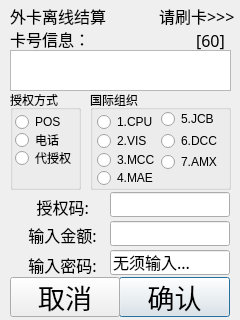
<?xml version="1.0" encoding="UTF-8"?>
<ui version="4.0">
 <class>Pro_51_AuthFinishOff</class>
 <widget class="QDialog" name="Pro_51_AuthFinishOff">
  <property name="geometry">
   <rect>
    <x>0</x>
    <y>0</y>
    <width>240</width>
    <height>320</height>
   </rect>
  </property>
  <property name="windowTitle">
   <string>Dialog</string>
  </property>
  <widget class="QLineEdit" name="line2_pwd">
   <property name="geometry">
    <rect>
     <x>110</x>
     <y>250</y>
     <width>120</width>
     <height>25</height>
    </rect>
   </property>
   <property name="font">
    <font>
     <family>AR PL UKai CN</family>
     <pointsize>12</pointsize>
    </font>
   </property>
   <property name="text">
    <string>无须输入...</string>
   </property>
  </widget>
  <widget class="QPushButton" name="confirmButton">
   <property name="geometry">
    <rect>
     <x>119</x>
     <y>277</y>
     <width>111</width>
     <height>40</height>
    </rect>
   </property>
   <property name="font">
    <font>
     <family>AR PL UKai CN</family>
     <pointsize>20</pointsize>
    </font>
   </property>
   <property name="text">
    <string>确认</string>
   </property>
  </widget>
  <widget class="QPushButton" name="cancelButton">
   <property name="geometry">
    <rect>
     <x>10</x>
     <y>277</y>
     <width>110</width>
     <height>40</height>
    </rect>
   </property>
   <property name="font">
    <font>
     <family>AR PL UKai CN</family>
     <pointsize>20</pointsize>
    </font>
   </property>
   <property name="text">
    <string>取消</string>
   </property>
  </widget>
  <widget class="QLabel" name="labelHint">
   <property name="geometry">
    <rect>
     <x>10</x>
     <y>28</y>
     <width>111</width>
     <height>22</height>
    </rect>
   </property>
   <property name="font">
    <font>
     <family>AR PL UKai CN</family>
     <pointsize>12</pointsize>
    </font>
   </property>
   <property name="text">
    <string>卡号信息：</string>
   </property>
  </widget>
  <widget class="QLabel" name="label_6">
   <property name="geometry">
    <rect>
     <x>20</x>
     <y>197</y>
     <width>91</width>
     <height>19</height>
    </rect>
   </property>
   <property name="font">
    <font>
     <family>AR PL UKai CN</family>
     <pointsize>12</pointsize>
    </font>
   </property>
   <property name="text">
    <string>    授权码:</string>
   </property>
  </widget>
  <widget class="QLabel" name="label_5">
   <property name="geometry">
    <rect>
     <x>20</x>
     <y>225</y>
     <width>91</width>
     <height>19</height>
    </rect>
   </property>
   <property name="font">
    <font>
     <family>AR PL UKai CN</family>
     <pointsize>12</pointsize>
    </font>
   </property>
   <property name="text">
    <string>  输入金额:</string>
   </property>
  </widget>
  <widget class="QLineEdit" name="line1_amt_2">
   <property name="geometry">
    <rect>
     <x>110</x>
     <y>221</y>
     <width>120</width>
     <height>25</height>
    </rect>
   </property>
   <property name="font">
    <font>
     <family>AR PL UKai CN</family>
     <pointsize>12</pointsize>
    </font>
   </property>
  </widget>
  <widget class="QLabel" name="label_3">
   <property name="geometry">
    <rect>
     <x>20</x>
     <y>255</y>
     <width>91</width>
     <height>19</height>
    </rect>
   </property>
   <property name="font">
    <font>
     <family>AR PL UKai CN</family>
     <pointsize>12</pointsize>
    </font>
   </property>
   <property name="text">
    <string>  输入密码:</string>
   </property>
  </widget>
  <widget class="QLabel" name="label">
   <property name="geometry">
    <rect>
     <x>159</x>
     <y>5</y>
     <width>80</width>
     <height>21</height>
    </rect>
   </property>
   <property name="font">
    <font>
     <family>AR PL UKai CN</family>
     <pointsize>12</pointsize>
    </font>
   </property>
   <property name="text">
    <string>请刷卡&gt;&gt;&gt;</string>
   </property>
  </widget>
  <widget class="QTextEdit" name="line0_card">
   <property name="geometry">
    <rect>
     <x>10</x>
     <y>50</y>
     <width>221</width>
     <height>41</height>
    </rect>
   </property>
   <property name="font">
    <font>
     <family>AR PL UKai CN</family>
     <pointsize>14</pointsize>
    </font>
   </property>
   <property name="readOnly">
    <bool>true</bool>
   </property>
  </widget>
  <widget class="QLabel" name="label_times">
   <property name="geometry">
    <rect>
     <x>196</x>
     <y>30</y>
     <width>41</width>
     <height>21</height>
    </rect>
   </property>
   <property name="font">
    <font>
     <family>AR PL UKai CN</family>
     <pointsize>12</pointsize>
    </font>
   </property>
   <property name="text">
    <string>[60]</string>
   </property>
  </widget>
  <widget class="QLineEdit" name="line1_amt_3">
   <property name="geometry">
    <rect>
     <x>110</x>
     <y>192</y>
     <width>120</width>
     <height>25</height>
    </rect>
   </property>
   <property name="font">
    <font>
     <family>AR PL UKai CN</family>
     <pointsize>12</pointsize>
    </font>
   </property>
   <property name="text">
    <string/>
   </property>
  </widget>
  <widget class="QLabel" name="label_2">
   <property name="geometry">
    <rect>
     <x>10</x>
     <y>0</y>
     <width>111</width>
     <height>31</height>
    </rect>
   </property>
   <property name="font">
    <font>
     <family>AR PL UKai CN</family>
     <pointsize>12</pointsize>
    </font>
   </property>
   <property name="text">
    <string>外卡离线结算</string>
   </property>
  </widget>
  <widget class="QGroupBox" name="groupBox">
   <property name="geometry">
    <rect>
     <x>10</x>
     <y>90</y>
     <width>71</width>
     <height>100</height>
    </rect>
   </property>
   <property name="title">
    <string>授权方式</string>
   </property>
   <widget class="QRadioButton" name="radioButton">
    <property name="geometry">
     <rect>
      <x>5</x>
      <y>24</y>
      <width>51</width>
      <height>16</height>
     </rect>
    </property>
    <property name="text">
     <string>POS</string>
    </property>
   </widget>
   <widget class="QRadioButton" name="radioButton_2">
    <property name="geometry">
     <rect>
      <x>5</x>
      <y>42</y>
      <width>54</width>
      <height>16</height>
     </rect>
    </property>
    <property name="text">
     <string>电话</string>
    </property>
   </widget>
   <widget class="QRadioButton" name="radioButton_3">
    <property name="geometry">
     <rect>
      <x>5</x>
      <y>60</y>
      <width>67</width>
      <height>16</height>
     </rect>
    </property>
    <property name="text">
     <string>代授权</string>
    </property>
   </widget>
  </widget>
  <widget class="QGroupBox" name="groupBox_2">
   <property name="geometry">
    <rect>
     <x>90</x>
     <y>90</y>
     <width>141</width>
     <height>100</height>
    </rect>
   </property>
   <property name="title">
    <string>国际组织</string>
   </property>
   <widget class="QRadioButton" name="radioButton_4">
    <property name="geometry">
     <rect>
      <x>7</x>
      <y>62</y>
      <width>59</width>
      <height>16</height>
     </rect>
    </property>
    <property name="text">
     <string>3.MCC</string>
    </property>
   </widget>
   <widget class="QRadioButton" name="radioButton_5">
    <property name="geometry">
     <rect>
      <x>7</x>
      <y>24</y>
      <width>59</width>
      <height>16</height>
     </rect>
    </property>
    <property name="text">
     <string>1.CPU</string>
    </property>
   </widget>
   <widget class="QRadioButton" name="radioButton_6">
    <property name="geometry">
     <rect>
      <x>7</x>
      <y>43</y>
      <width>59</width>
      <height>16</height>
     </rect>
    </property>
    <property name="text">
     <string>2.VIS</string>
    </property>
   </widget>
   <widget class="QRadioButton" name="radioButton_7">
    <property name="geometry">
     <rect>
      <x>7</x>
      <y>80</y>
      <width>59</width>
      <height>16</height>
     </rect>
    </property>
    <property name="text">
     <string>4.MAE</string>
    </property>
   </widget>
   <widget class="QRadioButton" name="radioButton_8">
    <property name="geometry">
     <rect>
      <x>71</x>
      <y>21</y>
      <width>58</width>
      <height>16</height>
     </rect>
    </property>
    <property name="text">
     <string>5.JCB</string>
    </property>
   </widget>
   <widget class="QRadioButton" name="radioButton_9">
    <property name="geometry">
     <rect>
      <x>71</x>
      <y>43</y>
      <width>62</width>
      <height>16</height>
     </rect>
    </property>
    <property name="text">
     <string>6.DCC</string>
    </property>
   </widget>
   <widget class="QRadioButton" name="radioButton_10">
    <property name="geometry">
     <rect>
      <x>71</x>
      <y>64</y>
      <width>66</width>
      <height>16</height>
     </rect>
    </property>
    <property name="text">
     <string>7.AMX</string>
    </property>
   </widget>
  </widget>
 </widget>
 <resources/>
 <connections/>
</ui>
